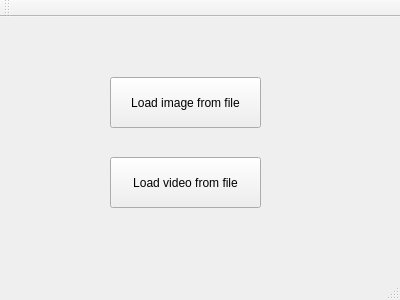
<?xml version="1.0" encoding="UTF-8"?>
<ui version="4.0">
 <class>MainWindow</class>
 <widget class="QMainWindow" name="MainWindow">
  <property name="geometry">
   <rect>
    <x>0</x>
    <y>0</y>
    <width>400</width>
    <height>300</height>
   </rect>
  </property>
  <property name="windowTitle">
   <string>MainWindow</string>
  </property>
  <widget class="QWidget" name="centralWidget">
   <widget class="QPushButton" name="pushButton">
    <property name="geometry">
     <rect>
      <x>110</x>
      <y>60</y>
      <width>151</width>
      <height>51</height>
     </rect>
    </property>
    <property name="text">
     <string>Load image from file</string>
    </property>
   </widget>
   <widget class="QPushButton" name="pushButton_2">
    <property name="geometry">
     <rect>
      <x>110</x>
      <y>140</y>
      <width>151</width>
      <height>51</height>
     </rect>
    </property>
    <property name="text">
     <string>Load video from file</string>
    </property>
   </widget>
  </widget>
  <widget class="QMenuBar" name="menuBar">
   <property name="geometry">
    <rect>
     <x>0</x>
     <y>0</y>
     <width>400</width>
     <height>21</height>
    </rect>
   </property>
  </widget>
  <widget class="QToolBar" name="mainToolBar">
   <attribute name="toolBarArea">
    <enum>TopToolBarArea</enum>
   </attribute>
   <attribute name="toolBarBreak">
    <bool>false</bool>
   </attribute>
  </widget>
  <widget class="QStatusBar" name="statusBar"/>
  <action name="actionOpen">
   <property name="icon">
    <iconset>
     <normaloff>:/images/icons/file up.png</normaloff>:/images/icons/file up.png</iconset>
   </property>
   <property name="text">
    <string>Open</string>
   </property>
   <property name="toolTip">
    <string>Open a file</string>
   </property>
  </action>
 </widget>
 <layoutdefault spacing="6" margin="11"/>
 <resources/>
 <connections/>
</ui>
